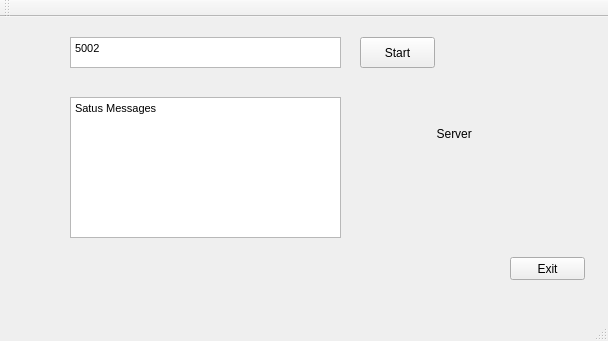
<?xml version="1.0" encoding="UTF-8"?>
<ui version="4.0">
 <class>MainWindow</class>
 <widget class="QMainWindow" name="MainWindow">
  <property name="geometry">
   <rect>
    <x>0</x>
    <y>0</y>
    <width>608</width>
    <height>341</height>
   </rect>
  </property>
  <property name="windowTitle">
   <string>MainWindow</string>
  </property>
  <widget class="QWidget" name="centralWidget">
   <widget class="QTextEdit" name="textEditPort">
    <property name="geometry">
     <rect>
      <x>70</x>
      <y>20</y>
      <width>271</width>
      <height>31</height>
     </rect>
    </property>
    <property name="html">
     <string>&lt;!DOCTYPE HTML PUBLIC &quot;-//W3C//DTD HTML 4.0//EN&quot; &quot;http://www.w3.org/TR/REC-html40/strict.dtd&quot;&gt;
&lt;html&gt;&lt;head&gt;&lt;meta name=&quot;qrichtext&quot; content=&quot;1&quot; /&gt;&lt;style type=&quot;text/css&quot;&gt;
p, li { white-space: pre-wrap; }
&lt;/style&gt;&lt;/head&gt;&lt;body style=&quot; font-family:'Ubuntu'; font-size:11pt; font-weight:400; font-style:normal;&quot;&gt;
&lt;p style=&quot; margin-top:0px; margin-bottom:0px; margin-left:0px; margin-right:0px; -qt-block-indent:0; text-indent:0px;&quot;&gt;&lt;span style=&quot; font-family:'MS Shell Dlg 2'; font-size:8pt;&quot;&gt;5002&lt;/span&gt;&lt;/p&gt;&lt;/body&gt;&lt;/html&gt;</string>
    </property>
   </widget>
   <widget class="QPushButton" name="pushButtonStart">
    <property name="geometry">
     <rect>
      <x>360</x>
      <y>20</y>
      <width>75</width>
      <height>31</height>
     </rect>
    </property>
    <property name="text">
     <string>Start</string>
    </property>
   </widget>
   <widget class="QTextEdit" name="textEditStatus">
    <property name="geometry">
     <rect>
      <x>70</x>
      <y>80</y>
      <width>271</width>
      <height>141</height>
     </rect>
    </property>
    <property name="html">
     <string>&lt;!DOCTYPE HTML PUBLIC &quot;-//W3C//DTD HTML 4.0//EN&quot; &quot;http://www.w3.org/TR/REC-html40/strict.dtd&quot;&gt;
&lt;html&gt;&lt;head&gt;&lt;meta name=&quot;qrichtext&quot; content=&quot;1&quot; /&gt;&lt;style type=&quot;text/css&quot;&gt;
p, li { white-space: pre-wrap; }
&lt;/style&gt;&lt;/head&gt;&lt;body style=&quot; font-family:'Ubuntu'; font-size:11pt; font-weight:400; font-style:normal;&quot;&gt;
&lt;p style=&quot; margin-top:0px; margin-bottom:0px; margin-left:0px; margin-right:0px; -qt-block-indent:0; text-indent:0px;&quot;&gt;&lt;span style=&quot; font-family:'MS Shell Dlg 2'; font-size:8pt;&quot;&gt;Satus Messages&lt;/span&gt;&lt;/p&gt;&lt;/body&gt;&lt;/html&gt;</string>
    </property>
   </widget>
   <widget class="QLabel" name="label">
    <property name="geometry">
     <rect>
      <x>380</x>
      <y>86</y>
      <width>171</width>
      <height>61</height>
     </rect>
    </property>
    <property name="text">
     <string>                 Server </string>
    </property>
   </widget>
   <widget class="QPushButton" name="pushButton">
    <property name="geometry">
     <rect>
      <x>510</x>
      <y>240</y>
      <width>75</width>
      <height>23</height>
     </rect>
    </property>
    <property name="text">
     <string>Exit</string>
    </property>
   </widget>
   <widget class="QWidget" name="">
    <property name="geometry">
     <rect>
      <x>70</x>
      <y>240</y>
      <width>271</width>
      <height>19</height>
     </rect>
    </property>
    <layout class="QHBoxLayout" name="horizontalLayout">
     <item>
      <widget class="QLabel" name="label_2">
       <property name="text">
        <string>Data</string>
       </property>
      </widget>
     </item>
     <item>
      <widget class="QLabel" name="lbl_data">
       <property name="text">
        <string/>
       </property>
      </widget>
     </item>
    </layout>
   </widget>
  </widget>
  <widget class="QMenuBar" name="menuBar">
   <property name="geometry">
    <rect>
     <x>0</x>
     <y>0</y>
     <width>608</width>
     <height>25</height>
    </rect>
   </property>
  </widget>
  <widget class="QToolBar" name="mainToolBar">
   <attribute name="toolBarArea">
    <enum>TopToolBarArea</enum>
   </attribute>
   <attribute name="toolBarBreak">
    <bool>false</bool>
   </attribute>
  </widget>
  <widget class="QStatusBar" name="statusBar"/>
 </widget>
 <layoutdefault spacing="6" margin="11"/>
 <resources/>
 <connections/>
</ui>
